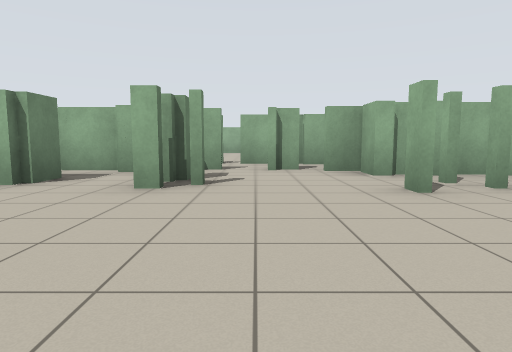
[1] (above)

16 first-person views from a walk through a world built for the Player/Stage simulator. The camera is 0.94 m above the floor, tilts 6° down and sees 75° across. Floor lines are 1 m apart. The floor is counted in squares, 2 m on a side. Each view is taken from the middle of a square. On the plan, view 1 faces up. The plan holds only what a view shows up to about 9 squares ahead; the rest is blank. The place goes on beyond the plan. The robots in the file are not drawn.

[2]
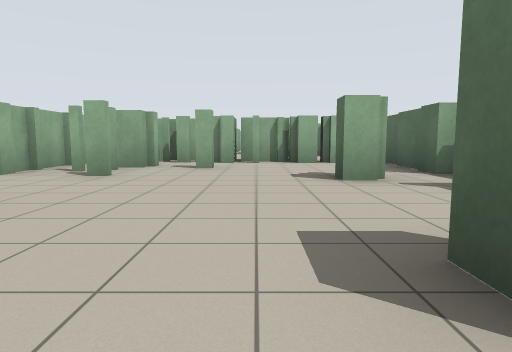

[3]
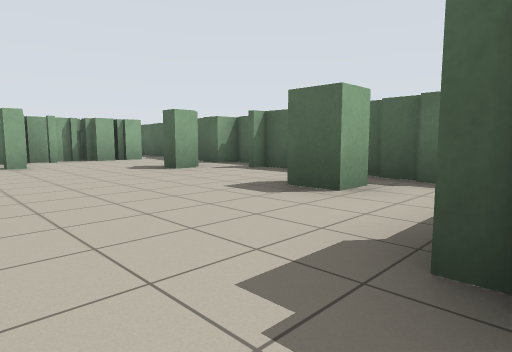

[4]
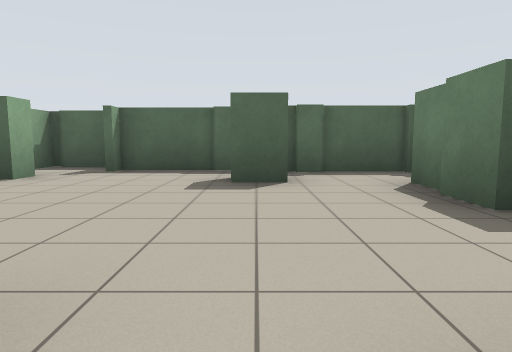

[5]
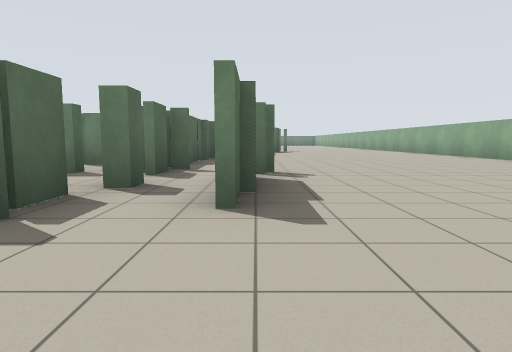

[6]
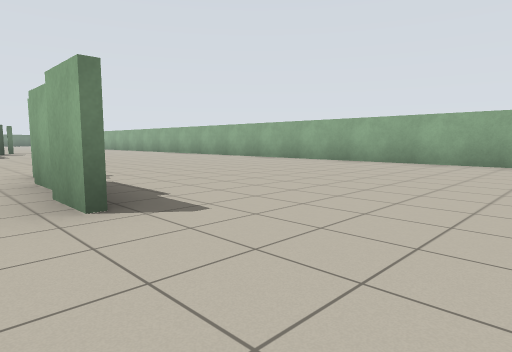

[7]
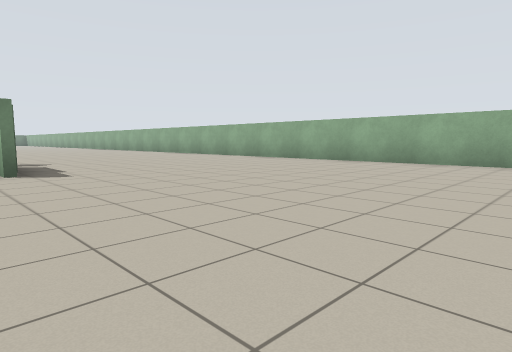

[8]
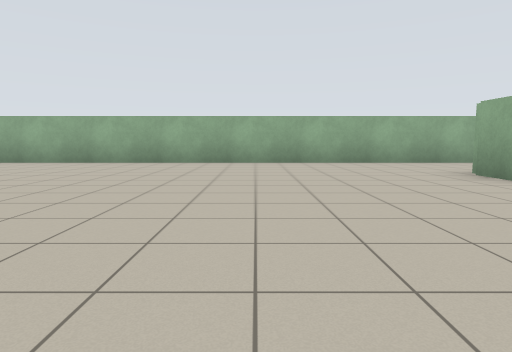

[9]
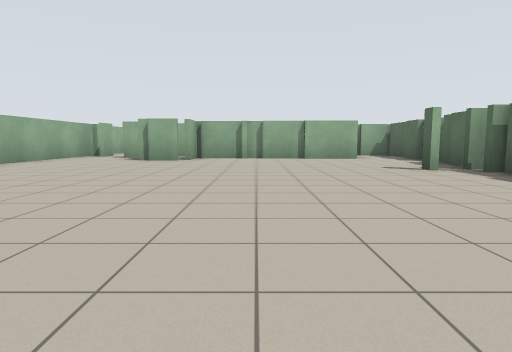

[10]
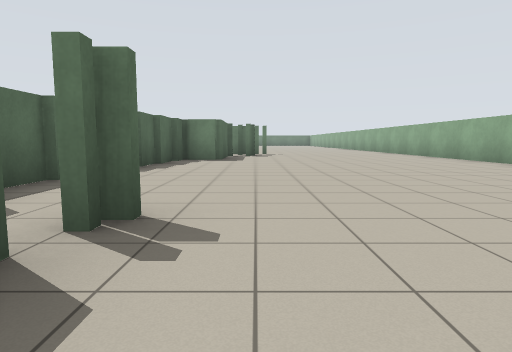

[11]
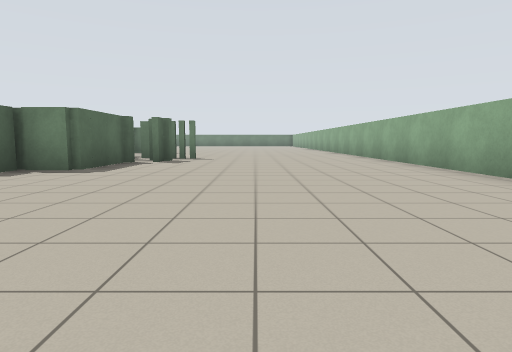

[12]
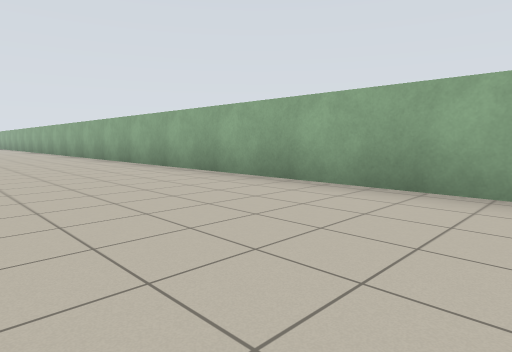

[13]
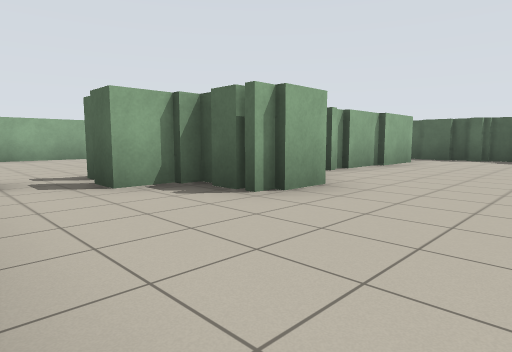

[14]
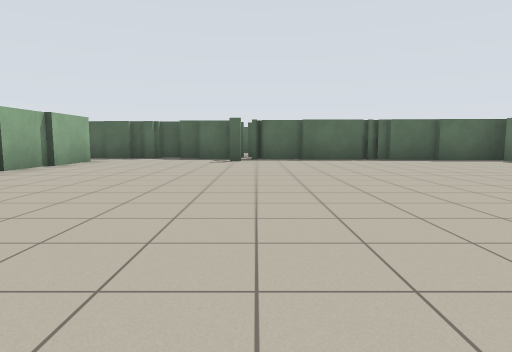

[15]
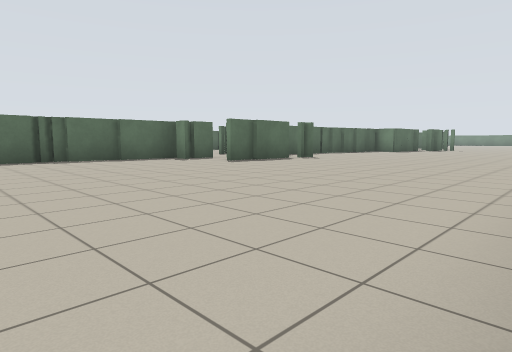

[16]
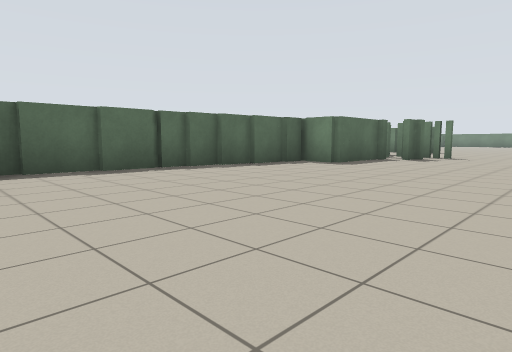

### Floor plan
Points are (right, up) in squares from view 1. A wall is a line through its corners. A room is listed if a view was taken in it or the views show most of it. See-through windows are left out.
Room 1 (views 1, 2, 3, 4)
walls: (1.5, 2.9) (1.5, 3.4); (-1, 4.5) (-1, 3.8); (1, -0.6) (1, 0) (1.4, 0); (2.7, 3) (2.7, 3.5); (1.7, 4.6) (1.7, 5.3) (1, 5.3); (-2.5, 4.2) (-2.5, 3.5); (0.7, 5.3) (0.1, 5.3); (-2.4, -0.4) (-2.4, 0.2) (-1.6, 0.2); (-3.6, 1.9) (-3.6, 1); (-3.6, 0.9) (-3.6, 0.1); (1.7, -1.4) (2.2, -1.4); (-2.1, 5.3) (-3.2, 5.3); (-2.1, -1.4) (0.2, -1.4); (0.6, -2) (1.7, -2); (4.1, 1.4) (4.1, 2); (-1.5, 6) (-1.5, 5.5); (2.4, -1.7) (3.5, -1.7); (0.5, 6.7) (-0.4, 6.7); (4.1, -0.5) (4.6, -0.5); (4.1, -1.1) (4.1, 0.2) (4.7, 0.2) (4.7, 1.5); (-4.4, -1.1) (-2, -1.1)
ways out: opening at (1, 6) to room 2; gap at (-1, 6) to room 2; gap at (0, 7) to room 2; gap at (2, 4); gap at (4, 3)
Room 2 (views 5, 6, 7, 8, 9, 10, 11, 12, 13, 14, 15, 16)
walls: (0.1, 7.1) (1, 7.1); (0.9, 6.9) (1.8, 6.9); (1.8, 6.7) (0.9, 6.7); (-1.1, 7.1) (-0.6, 7.1); (0.2, 5.8) (0.7, 5.8) (0.7, 5.3); (1, 5.5) (1.8, 5.5); (2.1, 4.8) (3.6, 4.8); (3.5, 4.5) (8.1, 4.5); (-4.6, 5.5) (-1.6, 5.5); (-6, 5.8) (-4.5, 5.8); (8.6, 4.2) (9.5, 4.2); (11, 9.9) (11, 10.9) (12.3, 10.9) (12.3, 11.7); (9.5, 4) (10.1, 4); (-9.5, 7.1) (-7.3, 7.1) (-7.3, 6.2) (-5.9, 6.2); (10.1, 3.7) (10.8, 3.7); (10.6, 4) (12.4, 4); (-10.2, 7.8) (-9.5, 7.8); (11.9, 5.2) (11.9, 9.6) (11.2, 9.6); (-10.9, 8.5) (-10.9, 7.6); (12.8, 13.2) (-11.5, 13.2)
ways out: opening at (1, 6) to room 1; gap at (-1, 6) to room 1; gap at (0, 7) to room 1; opening at (13, 12)

Positions as (right, up) in squares from view 1, and headings:
1: (0, 0), facing up
2: (-3, 1), facing right
3: (-4, 3), facing down-right
4: (-2, 4), facing down
5: (4, 7), facing left
6: (4, 6), facing up-left
7: (7, 6), facing up-left
8: (8, 6), facing up
9: (3, 8), facing right
10: (1, 8), facing left
11: (-2, 10), facing left
12: (-2, 10), facing up-left
13: (9, 13), facing down-right
14: (8, 13), facing down
15: (7, 13), facing down-left
16: (-1, 11), facing down-left
